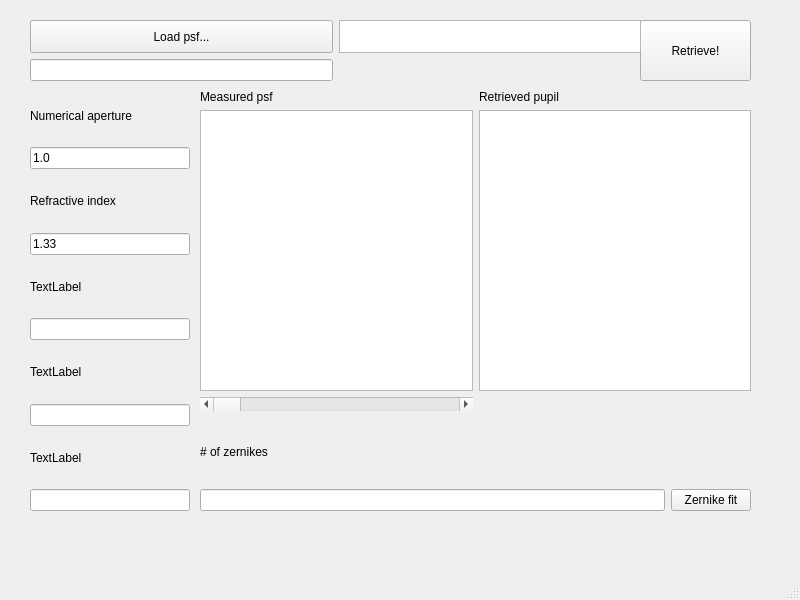
<?xml version="1.0" encoding="UTF-8"?>
<ui version="4.0">
 <class>Phase_retrieval</class>
 <widget class="QMainWindow" name="Phase_retrieval">
  <property name="geometry">
   <rect>
    <x>0</x>
    <y>0</y>
    <width>800</width>
    <height>600</height>
   </rect>
  </property>
  <property name="windowTitle">
   <string>MainWindow</string>
  </property>
  <widget class="QWidget" name="centralwidget">
   <widget class="QPushButton" name="pushButton">
    <property name="geometry">
     <rect>
      <x>640</x>
      <y>20</y>
      <width>111</width>
      <height>61</height>
     </rect>
    </property>
    <property name="text">
     <string>Retrieve!</string>
    </property>
   </widget>
   <widget class="QWidget" name="verticalLayoutWidget">
    <property name="geometry">
     <rect>
      <x>30</x>
      <y>90</y>
      <width>160</width>
      <height>421</height>
     </rect>
    </property>
    <layout class="QVBoxLayout" name="verticalLayout_syspara">
     <item>
      <widget class="QLabel" name="label_NA">
       <property name="text">
        <string>Numerical aperture</string>
       </property>
      </widget>
     </item>
     <item>
      <widget class="QLineEdit" name="lineEdit_NA">
       <property name="text">
        <string>1.0</string>
       </property>
      </widget>
     </item>
     <item>
      <widget class="QLabel" name="label_nfrac">
       <property name="text">
        <string>Refractive index</string>
       </property>
      </widget>
     </item>
     <item>
      <widget class="QLineEdit" name="lineEdit_nfrac">
       <property name="text">
        <string>1.33</string>
       </property>
      </widget>
     </item>
     <item>
      <widget class="QLabel" name="label_4">
       <property name="text">
        <string>TextLabel</string>
       </property>
      </widget>
     </item>
     <item>
      <widget class="QLineEdit" name="lineEdit_3"/>
     </item>
     <item>
      <widget class="QLabel" name="label_6">
       <property name="text">
        <string>TextLabel</string>
       </property>
      </widget>
     </item>
     <item>
      <widget class="QLineEdit" name="lineEdit_5"/>
     </item>
     <item>
      <widget class="QLabel" name="label_7">
       <property name="text">
        <string>TextLabel</string>
       </property>
      </widget>
     </item>
     <item>
      <widget class="QLineEdit" name="lineEdit_6"/>
     </item>
    </layout>
   </widget>
   <widget class="QWidget" name="gridLayoutWidget">
    <property name="geometry">
     <rect>
      <x>200</x>
      <y>90</y>
      <width>551</width>
      <height>321</height>
     </rect>
    </property>
    <layout class="QGridLayout" name="gridLayout_display">
     <item row="1" column="0">
      <widget class="QGraphicsView" name="gview_psf"/>
     </item>
     <item row="2" column="0">
      <widget class="QScrollBar" name="horizontalScrollBar">
       <property name="orientation">
        <enum>Qt::Horizontal</enum>
       </property>
      </widget>
     </item>
     <item row="1" column="1">
      <widget class="QGraphicsView" name="gview_pupil"/>
     </item>
     <item row="0" column="0">
      <widget class="QLabel" name="label">
       <property name="text">
        <string>Measured psf</string>
       </property>
      </widget>
     </item>
     <item row="0" column="1">
      <widget class="QLabel" name="label_2">
       <property name="text">
        <string>Retrieved pupil</string>
       </property>
      </widget>
     </item>
    </layout>
   </widget>
   <widget class="QWidget" name="gridLayoutWidget_2">
    <property name="geometry">
     <rect>
      <x>30</x>
      <y>20</y>
      <width>611</width>
      <height>61</height>
     </rect>
    </property>
    <layout class="QGridLayout" name="gridLayout">
     <item row="0" column="1">
      <widget class="QPushButton" name="pushButton_2">
       <property name="sizePolicy">
        <sizepolicy hsizetype="Minimum" vsizetype="Minimum">
         <horstretch>0</horstretch>
         <verstretch>0</verstretch>
        </sizepolicy>
       </property>
       <property name="text">
        <string>Load psf...</string>
       </property>
      </widget>
     </item>
     <item row="1" column="1">
      <widget class="QLineEdit" name="lineEdit_2"/>
     </item>
     <item row="0" column="2">
      <widget class="QTextEdit" name="textEdit"/>
     </item>
    </layout>
   </widget>
   <widget class="QWidget" name="gridLayoutWidget_3">
    <property name="geometry">
     <rect>
      <x>200</x>
      <y>420</y>
      <width>551</width>
      <height>91</height>
     </rect>
    </property>
    <layout class="QGridLayout" name="gridLayout_2">
     <item row="1" column="0">
      <widget class="QLineEdit" name="lineEdit"/>
     </item>
     <item row="1" column="1">
      <widget class="QPushButton" name="pushButton_3">
       <property name="text">
        <string>Zernike fit</string>
       </property>
      </widget>
     </item>
     <item row="0" column="0">
      <widget class="QLabel" name="label_3">
       <property name="text">
        <string># of zernikes</string>
       </property>
      </widget>
     </item>
    </layout>
   </widget>
  </widget>
  <widget class="QMenuBar" name="menubar">
   <property name="geometry">
    <rect>
     <x>0</x>
     <y>0</y>
     <width>800</width>
     <height>25</height>
    </rect>
   </property>
  </widget>
  <widget class="QStatusBar" name="statusbar"/>
 </widget>
 <resources/>
 <connections/>
</ui>
